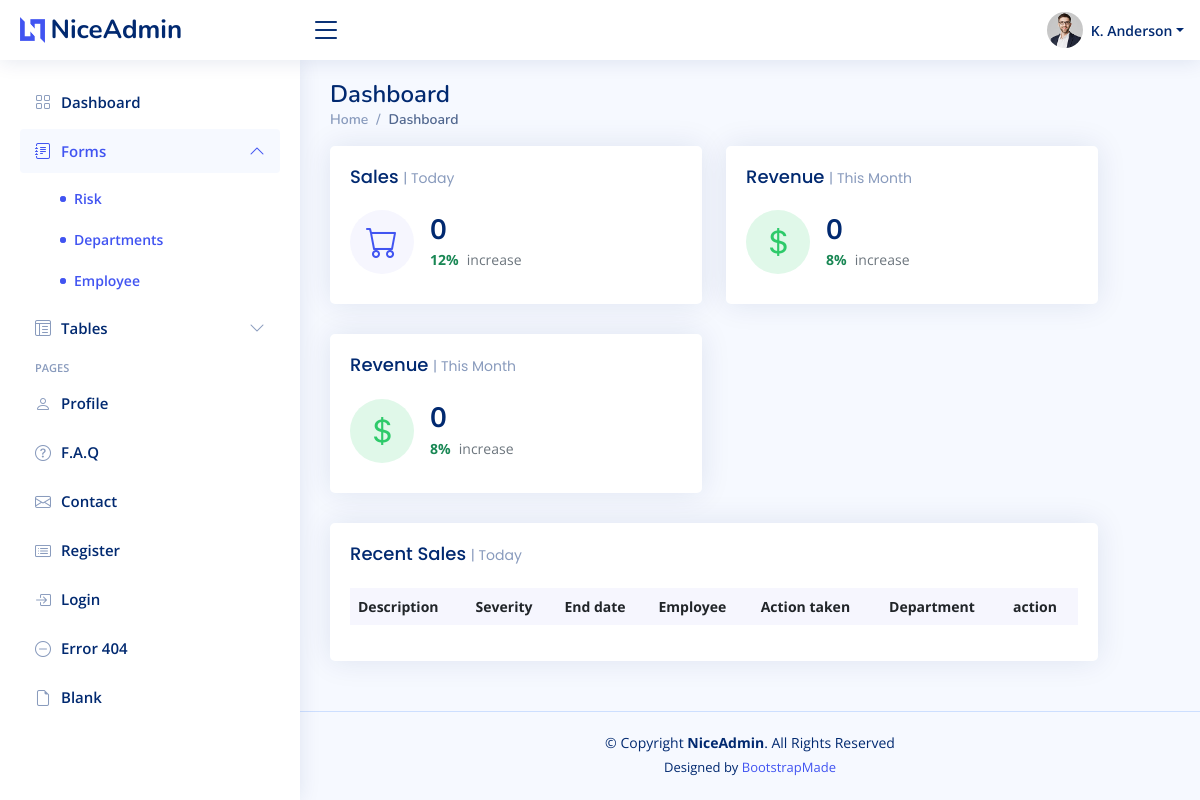
/home/ (signed in), run on an earlier commit of the app's database.
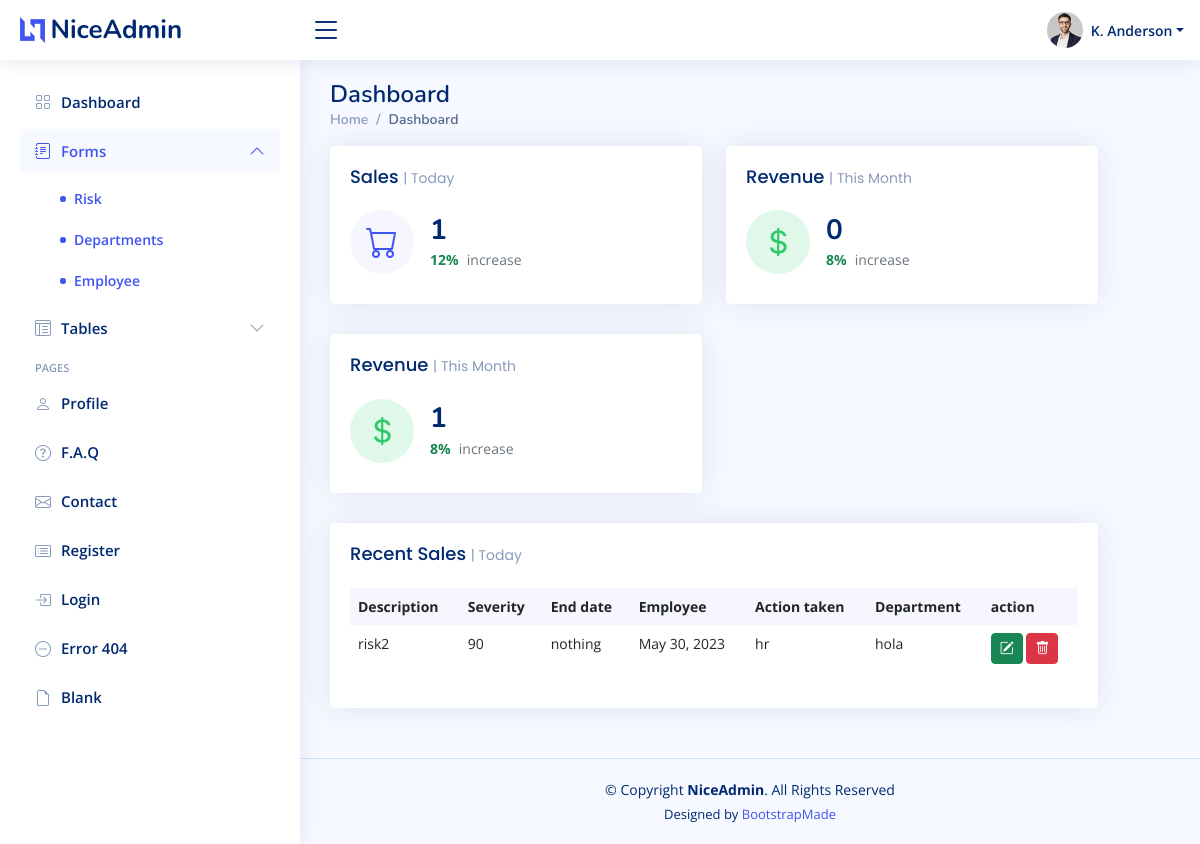
And on a later commit of the database.
### risk_management/models.py (models this page shows, shortened)
class Risk(models.Model):
        risk_description= models.TextField()
        severity= models.IntegerField()
        status= models.CharField(max_length=255)
        action_taken= models.TextField()
        end_date= models.DateField()
        department= models.ForeignKey(Department,on_delete=models.CASCADE)
        employee= models.ForeignKey(Employee,on_delete=models.CASCADE)
        last_update= models.DateTimeField(auto_now=True)

class Department(models.Model):
        name_department= models.CharField(max_length=255)
        def __str__(self):
                return self.name_department

class Employee(models.Model):
        first_name= models.CharField(max_length=255)
        last_name= models.CharField(max_length=255)
        department= models.ForeignKey(Department,on_delete=models.CASCADE)
        username = models.CharField(max_length = 10, unique = True, db_index = True)
        password = models.CharField(max_length=100)

### risk_management/views.py (the view)
# urls.py: path('home/', views.home, name="home"),
@login_required(login_url="welcome")
def home(request):
     risks = Risk.objects.all()
     total_risk = Risk.objects.count()
     opened = Risk.objects.filter(status="opened").count()
     closed = Risk.objects.filter(status="closed").count()
     departments = Department.objects.all()
     employees = Employee.objects.all()
     context = {
          "risks":risks,
          "departments":departments,
          "employees":employees,
          "total_risk":total_risk,
          "opened":opened,
          "closed":closed
               }
     return render(request, 'risk_management/new_home.html', context)

### risk_management/templates/risk_management/new_home.html
{% extends 'new_main.html' %}
{% block content %}
<main id="main" class="main">
  <div class="pagetitle">
    <h1>Dashboard</h1>
    <nav>
      <ol class="breadcrumb">
        <li class="breadcrumb-item"><a href="index.html">Home</a></li>
        <li class="breadcrumb-item active">Dashboard</li>
      </ol>
    </nav>
  </div>
  <section class="section dashboard" >
    <div class="row">
      <div class="col-lg-11">
        <div class="row">
          <div class="col-xxl-4 col-md-6">
            <div class="card info-card sales-card">
              <div class="card-body">
                <h5 class="card-title">Sales <span>| Today</span></h5>
                <div class="d-flex align-items-center">
                  <div class="card-icon rounded-circle d-flex align-items-center justify-content-center">
                    <i class="bi bi-cart"></i>
                  </div>
                  <div class="ps-3">
                    <h6>{{total_risk}}</h6>
                    <span class="text-success small pt-1 fw-bold">12%</span> <span class="text-muted small pt-2 ps-1">increase</span>
                  </div>
                </div>
              </div>
            </div>
          </div>
          <div class="col-xxl-4 col-md-6">
            <div class="card info-card revenue-card">
              <div class="card-body">
                <h5 class="card-title">Revenue <span>| This Month</span></h5>
                <div class="d-flex align-items-center">
                  <div class="card-icon rounded-circle d-flex align-items-center justify-content-center">
                    <i class="bi bi-currency-dollar"></i>
                  </div>
                  <div class="ps-3">
                    <h6>{{opened}}</h6>
                    <span class="text-success small pt-1 fw-bold">8%</span> <span class="text-muted small pt-2 ps-1">increase</span>
                  </div>
                </div>
              </div>
            </div>
          </div>
           <div class="col-xxl-4 col-md-6">
            <div class="card info-card revenue-card">
              <div class="card-body">
                <h5 class="card-title">Revenue <span>| This Month</span></h5>
                <div class="d-flex align-items-center">
                  <div class="card-icon rounded-circle d-flex align-items-center justify-content-center">
                    <i class="bi bi-currency-dollar"></i>
                  </div>
                  <div class="ps-3">
                    <h6>{{closed}}</h6>
                    <span class="text-success small pt-1 fw-bold">8%</span> <span class="text-muted small pt-2 ps-1">increase</span>
                  </div>
                </div>
              </div>
            </div>
          </div>
          <div class="col-12">
            <div class="card recent-sales overflow-auto">
              <div class="card-body">
                <h5 class="card-title">Recent Sales <span>| Today</span></h5>
                <table class="table table-borderless datatable">
                  <thead>
                    <tr>
                      <th scope="col">Description</th>
                      <th scope="col"> Severity </th>
                      <th scope="col"> End date </th>
                      <th scope="col"> Employee </th>
                      <th scope="col">Action taken</th>
                      <th scope="col"> Department </th>
                      <th scope="col"> action </th>
                    </tr>
                  </thead>
                  <tbody>
                    {% for risk in risks %}
                    <tr>
                      <td>{{risk.risk_description}}</td>
                      <td>{{risk.severity}}</td>
                      <td>{{risk.action_taken}}</td>
                      <td>{{risk.end_date}}</td>
                      <td>{{risk.department}}</td>
                      <td>{{risk.employee.username}}</td>
                      <td>
                      <a href="{% url 'update_risk' risk.id %}" class="btn btn-success btn-sm" title="Remove my profile image"><i class="bi bi-pencil-square"></i></a>
                      <a href="{% url 'delete_risk' risk.id %}" class="btn btn-danger btn-sm" title="Remove my profile image"><i class="bi bi-trash"></i></a>
                      </td>
                    </tr>
                    {% endfor %}
                  </tbody>
                </table>
              </div>
            </div>
          </div>
        </div>
      </div>
    </div>
  </section>
</main>
{% endblock content%}

### templates/new_main.html (shortened to what this page needs)
<!DOCTYPE html>
<html lang="en">
{% load static %}
<head>
    <link href="{% static '/vendor/bootstrap/css/bootstrap.min.css' %}" rel="stylesheet">
    <link href="{% static '/vendor/bootstrap-icons/bootstrap-icons.css' %}" rel="stylesheet">
    <link href="{% static '/vendor/boxicons/css/boxicons.min.css' %}" rel="stylesheet">
    <link href="{% static '/vendor/quill/quill.snow.css' %}" rel="stylesheet">
    <link href="{% static '/vendor/quill/quill.bubble.css' %}" rel="stylesheet">
    <link href="{% static '/vendor/remixicon/remixicon.css' %}" rel="stylesheet">
    <link href="{% static '/vendor/simple-datatables/style.css' %}" rel="stylesheet">
    <link href="{% static '/css/style.css' %}" rel="stylesheet">
</head>
<body>
    <header id="header" class="header fixed-top d-flex align-items-center">
        <div class="d-flex align-items-center justify-content-between">
            <a href="{% url 'home' %}" class="logo d-flex align-items-center">
                <img src="{% static '/img/logo.png' %}" alt="">
                <span class="d-none d-lg-block">NiceAdmin</span>
            </a>
            <i class="bi bi-list toggle-sidebar-btn"></i>
        </div>
        <nav class="header-nav ms-auto">
            <ul class="d-flex align-items-center">
                <li class="nav-item dropdown pe-3">
                    <a class="nav-link nav-profile d-flex align-items-center pe-0" href="#" data-bs-toggle="dropdown">
                        <img src="{% static '/img/profile-img.jpg' %}" alt="Profile" class="rounded-circle">
                        <span class="d-none d-md-block dropdown-toggle ps-2">K. Anderson</span>
                    </a>
                </li>
            </ul>
        </nav>
    </header>
    <aside id="sidebar" class="sidebar">
        <ul class="sidebar-nav" id="sidebar-nav">
            <li class="nav-item">
                <a class="nav-link collapsed" href="{% url 'home' %}">
                    <i class="bi bi-grid"></i>
                    <span>Dashboard</span>
                </a>
            </li>
            <li class="nav-item">
                <a class="nav-link " data-bs-target="#forms-nav" data-bs-toggle="collapse" href="#">
                    <i class="bi bi-journal-text"></i><span>Forms</span><i class="bi bi-chevron-down ms-auto"></i>
                </a>
                <ul id="forms-nav" class="nav-content collapse show" data-bs-parent="#sidebar-nav">
                    <li>
                        <a href="{% url 'create-risk' %}" class="active">
                            <i class="bi bi-circle"></i><span>Risk</span>
                        </a>
                    </li>
                    <li>
                        <a href="{% url 'create_department' %}" class="active">
                            <i class="bi bi-circle"></i><span>Departments</span>
                        </a>
                    </li>
                    <li>
                        <a href="{% url 'create_employee' %}" class="active">
                            <i class="bi bi-circle"></i><span>Employee</span>
                        </a>
                    </li>
                </ul>
            </li>
            <li class="nav-item">
                <a class="nav-link collapsed" data-bs-target="#tables-nav" data-bs-toggle="collapse" href="#">
                    <i class="bi bi-layout-text-window-reverse"></i><span>Tables</span><i
                        class="bi bi-chevron-down ms-auto"></i>
                </a>
            </li>
            <li class="nav-heading">Pages</li>
            <li class="nav-item">
                <a class="nav-link collapsed" href="users-profile.html">
                    <i class="bi bi-person"></i>
                    <span>Profile</span>
                </a>
            </li>
            <li class="nav-item">
                <a class="nav-link collapsed" href="pages-faq.html">
                    <i class="bi bi-question-circle"></i>
                    <span>F.A.Q</span>
                </a>
            </li>
            <li class="nav-item">
                <a class="nav-link collapsed" href="pages-contact.html">
                    <i class="bi bi-envelope"></i>
                    <span>Contact</span>
                </a>
            </li>
            <li class="nav-item">
                <a class="nav-link collapsed" href="pages-register.html">
                    <i class="bi bi-card-list"></i>
                    <span>Register</span>
                </a>
            </li>
            <li class="nav-item">
                <a class="nav-link collapsed" href="pages-login.html">
                    <i class="bi bi-box-arrow-in-right"></i>
                    <span>Login</span>
                </a>
            </li>
            <li class="nav-item">
                <a class="nav-link collapsed" href="pages-error-404.html">
                    <i class="bi bi-dash-circle"></i>
                    <span>Error 404</span>
                </a>
            </li>
            <li class="nav-item">
                <a class="nav-link collapsed" href="pages-blank.html">
                    <i class="bi bi-file-earmark"></i>
                    <span>Blank</span>
                </a>
            </li>
        </ul>
    </aside>
    {% block content%}{% endblock %}
    <footer id="footer" class="footer">
        <div class="copyright">
            &copy; Copyright <strong><span>NiceAdmin</span></strong>. All Rights Reserved
        </div>
        <div class="credits">
            Designed by <a href="https://bootstrapmade.com/">BootstrapMade</a>
        </div>
    </footer>
</body>
</html>

### static/css/style.css (style rules this page uses)
:root { scroll-behavior: smooth; }
body { font-family: "Open Sans", sans-serif; background: #f6f9ff; color: #444444; }
a { color: #4154f1; text-decoration: none; }
h1, h2, h3, h4, h5, h6 { font-family: "Nunito", sans-serif; }
#main { margin-top: 60px; padding: 20px 30px; transition: all 0.3s; }
.pagetitle { margin-bottom: 10px; }
.pagetitle h1 { font-size: 24px; margin-bottom: 0; font-weight: 600; color: #012970; }
.card { margin-bottom: 30px; border: none; border-radius: 5px; box-shadow: 0px 0 30px rgba(1, 41, 112, 0.1); }
.card-title { padding: 20px 0 15px 0; font-size: 18px; font-weight: 500; color: #012970; font-family: "Poppins", sans-serif; }
.card-title span { color: #899bbd; font-size: 14px; font-weight: 400; }
.card-body { padding: 0 20px 20px 20px; }
.breadcrumb { font-size: 14px; font-family: "Nunito", sans-serif; color: #899bbd; font-weight: 600; }
.breadcrumb a { color: #899bbd; transition: 0.3s; }
.breadcrumb .breadcrumb-item::before { color: #899bbd; }
.breadcrumb .active { color: #51678f; font-weight: 600; }
.logo { line-height: 1; }
@media (min-width: 1200px) { .logo { width: 280px; } }
.logo img { max-height: 26px; margin-right: 6px; }
.logo span { font-size: 26px; font-weight: 700; color: #012970; font-family: "Nunito", sans-serif; }
.header { transition: all 0.5s; z-index: 997; height: 60px; box-shadow: 0px 2px 20px rgba(1, 41, 112, 0.1); background-color: #fff; padding-left: 20px; }
.header .toggle-sidebar-btn { font-size: 32px; padding-left: 10px; cursor: pointer; color: #012970; }
.header-nav ul { list-style: none; }
.header-nav>ul { margin: 0; padding: 0; }
.header-nav .nav-profile { color: #012970; }
.header-nav .nav-profile img { max-height: 36px; }
.header-nav .nav-profile span { font-size: 14px; font-weight: 600; }
.sidebar { position: fixed; top: 60px; left: 0; bottom: 0; width: 300px; z-index: 996; transition: all 0.3s; padding: 20px; overflow-y: auto; scrollbar-width: thin; scrollbar-color: #aab7cf transparent; box-shadow: 0px 0px 20px rgba(1, 41, 112, 0.1); background-color: #fff; }
@media (min-width: 1200px) { #main, #footer { margin-left: 300px; } }
.sidebar-nav { padding: 0; margin: 0; list-style: none; }
.sidebar-nav li { padding: 0; margin: 0; list-style: none; }
.sidebar-nav .nav-item { margin-bottom: 5px; }
.sidebar-nav .nav-heading { font-size: 11px; text-transform: uppercase; color: #899bbd; font-weight: 600; margin: 10px 0 5px 15px; }
.sidebar-nav .nav-link { display: flex; align-items: center; font-size: 15px; font-weight: 600; color: #4154f1; transition: 0.3; background: #f6f9ff; padding: 10px 15px; border-radius: 4px; }
.sidebar-nav .nav-link i { font-size: 16px; margin-right: 10px; color: #4154f1; }
.sidebar-nav .nav-link.collapsed { color: #012970; background: #fff; }
.sidebar-nav .nav-link.collapsed i { color: #899bbd; }
.sidebar-nav .nav-link .bi-chevron-down { margin-right: 0; transition: transform 0.2s ease-in-out; }
.sidebar-nav .nav-link:not(.collapsed) .bi-chevron-down { transform: rotate(180deg); }
.sidebar-nav .nav-content { padding: 5px 0 0 0; margin: 0; list-style: none; }
.sidebar-nav .nav-content a { display: flex; align-items: center; font-size: 14px; font-weight: 600; color: #012970; transition: 0.3; padding: 10px 0 10px 40px; transition: 0.3s; }
.sidebar-nav .nav-content a i { font-size: 6px; margin-right: 8px; line-height: 0; border-radius: 50%; }
.sidebar-nav .nav-content a:hover, .sidebar-nav .nav-content a.active { color: #4154f1; }
.sidebar-nav .nav-content a.active i { background-color: #4154f1; }
.dashboard .info-card { padding-bottom: 10px; }
.dashboard .info-card h6 { font-size: 28px; color: #012970; font-weight: 700; margin: 0; padding: 0; }
.dashboard .card-icon { font-size: 32px; line-height: 0; width: 64px; height: 64px; flex-shrink: 0; flex-grow: 0; }
.dashboard .sales-card .card-icon { color: #4154f1; background: #f6f6fe; }
.dashboard .revenue-card .card-icon { color: #2eca6a; background: #e0f8e9; }
.dashboard .recent-sales { font-size: 14px; }
.dashboard .recent-sales .table thead { background: #f6f6fe; }
.dashboard .recent-sales .table thead th { border: 0; }
.footer { padding: 20px 0; font-size: 14px; transition: all 0.3s; border-top: 1px solid #cddfff; }
.footer .copyright { text-align: center; color: #012970; }
.footer .credits { padding-top: 5px; text-align: center; font-size: 13px; color: #012970; }

What changed in the data, as far as the page shows it:
added Risk: risk_description "risk2", severity "90", action_taken "nothing", end_date "May 30, 2023", department "hr", employee.username "hola"
Also different on the page:
{{ total_risk }}: "0" → "1"
{{ closed }}: "0" → "1"
